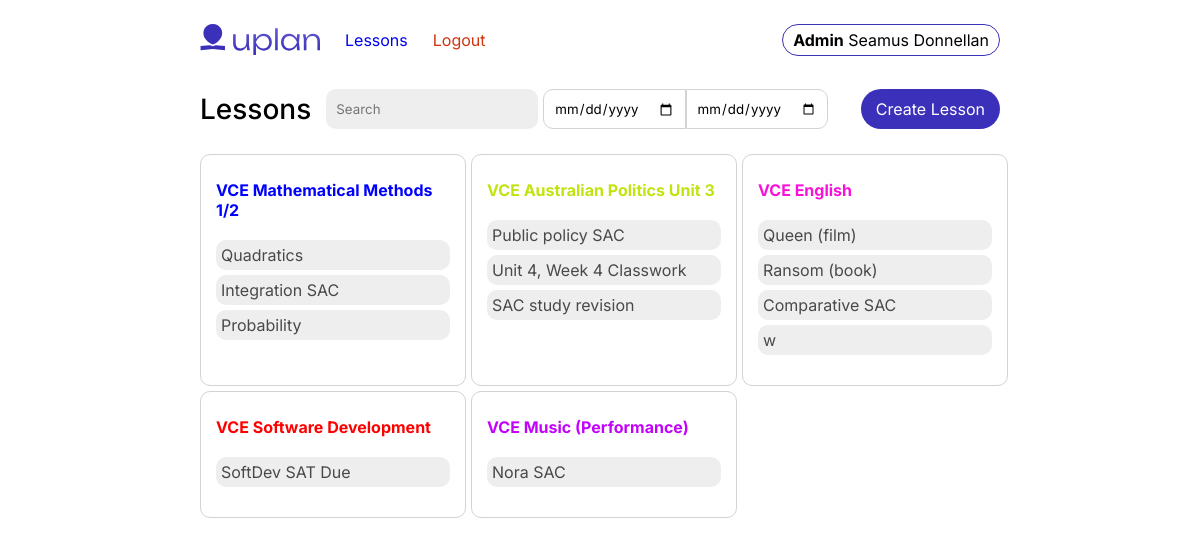
The app's page / (signed in) with its own data.
### core/models.py (models this page shows, shortened)
class Profile(models.Model):
    user = models.OneToOneField(User, on_delete=models.CASCADE, blank=True, null=True)
    given_name = models.CharField(max_length=256, blank=True, null=True)
    family_name = models.CharField(max_length=256, blank=True, null=True)
    is_admin = models.BooleanField(default=False)
    @property
    def full_name(self):
        return f"{self.given_name} {self.family_name}"

class Subject(models.Model):
    name = models.CharField(max_length=256)
    teacher = models.ForeignKey(Profile, blank=True, null=True, on_delete=models.SET_NULL, related_name="subjects")
    primary_colour = models.CharField(max_length=15)

class LessonPlan(models.Model):
    primary_teacher = models.ForeignKey(Profile, blank=True, null=True, on_delete=models.SET_NULL, related_name="lessons")
    associated_teachers = models.ManyToManyField(Profile, related_name="associated_teachers", blank=True)
    subject = models.ManyToManyField("Subject", blank=True, related_name='lesson_plan')
    title = models.CharField(max_length=256, null=True, blank=True, validators=[validate_existence])
    text_content = models.TextField(blank=False, null=False, validators=[validate_existence])
    date_created = models.DateTimeField(auto_now_add=True, blank=True, null=True)
    lesson_date = models.DateField(blank=True, null=True)
    slug = models.SlugField(
        default='',
        editable=True,
        max_length=75,
        unique=True,
        null=True,
        blank=True
    )
    def get_absolute_url(self):
        kwargs = {
            'slug': self.slug,
        }
        return reverse('core:lesson_view', kwargs=kwargs)

### core/views.py (the view)
# urls.py: path('', views.index, name='index'),
@login_required
def index(request):
    cur_user = request.user.profile
    user_subjects = cur_user.subjects.all()
    lesson_plans = cur_user.lessons.all()
    context = {
        'subjects': user_subjects,
        'lessons': lesson_plans
    }
    return render(request, 'core/index.html', context)

### templates/core/index.html (shortened to what this page needs)
{% extends 'core/base.html' %}
{% load static %}
{% block content %}
<div class="container">
    <div class="title-container">
        <div class="title-title-search">
            <h1>Lessons</h1>
            <form style="display: flex; gap: 5px;" method="get" action="{% url 'core:search_results' %}">
                <input type="search" name="q" id="q" placeholder="Search">
                <div class="date-range-group">
                    <input type="date" name="ds" id="" value="{{ date_start }}">
                    <input type="date" name="de" id="" value="{{ date_end }}">
                </div>
            </form>
        </div>
        <div class="button-group">
            <button class="btn btn__primary"><a href="{% url 'core:create_lesson' %}">Create Lesson</a></button>
        </div>
    </div>
    {% if subjects %}
    <div class="subjects">
    {% for subject in subjects %}
        <div class="subject-container">
                <div class="subject-name">
                <h4 style="color: {{ subject.primary_colour }}">{{ subject.name }}</h4>
                </div>
                <div class="lesson-plan">
                {% for lesson in subject.lesson_plan.all %}
                    <li><a href="{{ lesson.get_absolute_url }}">{{ lesson.title }}</a></li>
                    {% empty %}
                    <button style="width: 100%;" class="btn btn__secondary"><a href="{% url 'core:create_lesson' %}">Create lesson plan</a></button>
                {% endfor %}
                </div>
        </div>
    {% endfor %}
    </div>
        {% else %}
        <h3>No subjects</h3>
    {% endif %}
</div>
{% endblock content %}

### templates/core/base.html (shortened to what this page needs)
{% load static %}
<!DOCTYPE html>
<html lang="en">
<head>
    <link rel="stylesheet" type="text/css" href="{% static '/css/index.css/' %}">
</head>
<body>
<div class="container">
<div class="navbar">
    <header>
        <a href="{% url 'core:index' %}"><img src="{% static 'images/logo.svg' %}" alt=""></a>
        <a href="{% url "core:index" %}">Lessons</a>
        <a class="negative" href="{% url 'logout' %}">Logout</a>
    </header>
    <div class="navbar-element">
        <div class="profile-nav-wrap pill pill__outline pill__sml">
            {% if request.user.profile.is_admin %}
            <span><b>Admin</b></span>
            {% endif %}
            <span>{{ request.user.profile.full_name }}</span>
        </div>
    </div>
</div>
</div>
{% block content %}
{% endblock %}
</body>
</html>

### core/static/css/index.css (style rules this page uses)
* { box-sizing:border-box;margin:0;padding:0;font-family:'Inter', sans-serif;text-decoration:none;list-style:none }
.btn { padding:10px 15px;border-radius:500px;cursor:pointer;border:none;outline:none;font-size:16px }
.btn__primary { color:white;background:#3B30BA }
.btn__primary a { color:white }
.container { width:800px;margin:0 auto }
.negative { color:#D03310 }
.date-range-group { display:flex;flex-direction:row }
.date-range-group input { background:transparent !important;border:1px #d3d3d3 solid !important }
.date-range-group :first-child { border-top-right-radius:0px !important;border-bottom-right-radius:0px !important }
.date-range-group :last-child { border-top-left-radius:0px !important;border-bottom-left-radius:0px !important }
.navbar { margin:20px 0 30px 0;display:flex;justify-content:space-between;align-items:center }
.navbar header { display:flex;align-items:center;gap:25px }
.navbar header img { width:120px }
.subjects { display:grid;grid-gap:5px;grid-template-columns:repeat(3, minmax(266px, 1fr)) }
.subject-container { padding:25px 15px;border:1px solid #d3d3d3;border-radius:10px;display:flex;flex-direction:column;gap:20px }
.subject-container .lesson-plan li { padding:5px;border-radius:10px;margin-bottom:5px;background:#eee }
.subject-container .lesson-plan li a { color:#494949 }
.title-container { margin-bottom:25px;display:flex;justify-content:space-between;align-items:center }
.title-container .title-title-search { display:flex;align-items:center;gap:15px }
.title-container .title-title-search form input { padding:10px }
.title-container .title-title-search h1 { font-size:1.75rem;font-weight:500 }
.title-container .title-title-search input { background:#eee;padding:5px;outline:none;border:none;border-radius:10px }
.pill { border-radius:500px }
.pill__sml { padding:5px 10px }
.pill__outline { border:1px solid #3B30BA }

### records on screen
Subject: name "VCE Mathematical Methods 1/2"
LessonPlan: title "Quadratics"
LessonPlan: title "Integration SAC"
LessonPlan: title "Probability"
Subject: name "VCE Australian Politics Unit 3"
LessonPlan: title "Public policy SAC"
LessonPlan: title "Unit 4, Week 4 Classwork"
LessonPlan: title "SAC study revision"
Subject: name "VCE English"
LessonPlan: title "Queen (film)"
LessonPlan: title "Ransom (book)"
LessonPlan: title "Comparative SAC"
LessonPlan: title "w"
Subject: name "VCE Software Development"
LessonPlan: title "SoftDev SAT Due"
Subject: name "VCE Music (Performance)"
LessonPlan: title "Nora SAC"

### other values on screen
{{ request.user.profile.full_name }} "Seamus Donnellan"
